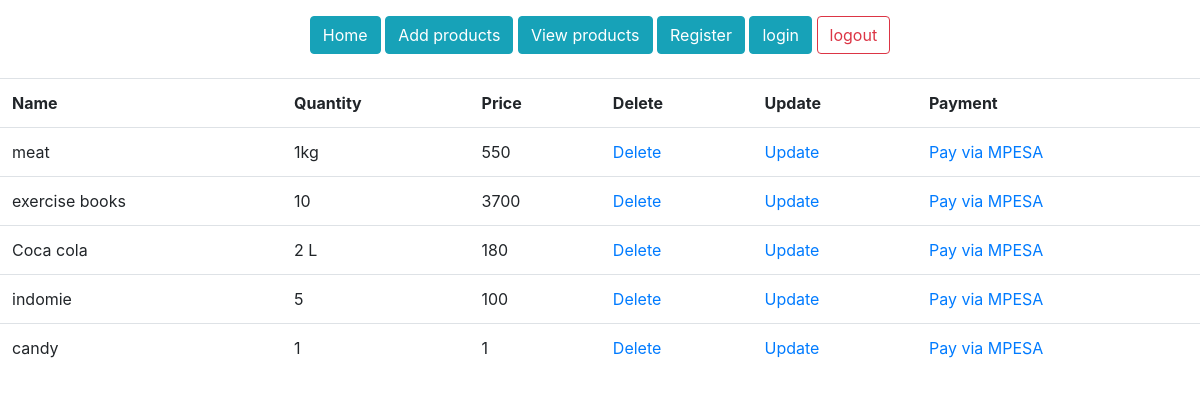
Screenshot of /products/ (signed in) with the database file from the repository.
### djangoRegistrationPage/models.py (models this page shows)
class Products(models.Model):
    prod_name = models.CharField(max_length=30, blank=False, null=False)
    prod_quantity = models.CharField(max_length=30, blank=False, null=False)
    prod_price = models.CharField(max_length=30, blank=False, null=False)

### djangoRegistrationPage/views.py (the view)
# urls.py: path('products/', general_views.view_products, name='products'),
@login_required()
def view_products(request):
    products = Products.objects.all()
    return render(request, 'products.html', {'products': products})

### templates/products.html
{% extends 'base.html'%}
{% load static %}
{% block content %}
    <section class="product-section">
        <div class="product-section-container">
            <table class="table">
                <tr>
                    <th>Name</th>
                    <th>Quantity</th>
                    <th>Price</th>
                    <th>Delete</th>
                    <th>Update</th>
                    <th>Payment</th>
                </tr>
                {% for product in products %}
                    <tr>
                        <td>{{ product.prod_name }}</td>
                        <td>{{ product.prod_quantity }}</td>
                        <td>{{ product.prod_price }}</td>
                        <td><a href="/delete-product/{{ product.id }}">Delete</a></td>
                        <td><a href="/update-product/{{ product.id }}">Update</a></td>
                        <td><a href="/pay/{{ product.id }}">Pay via MPESA</a></td>
                    </tr>
                {% endfor %}
            </table>
        </div>
    </section>
{% endblock %}

### rows the page displays
Products: prod_name "meat", prod_quantity "1kg", prod_price "550"
Products: prod_name "exercise books", prod_quantity "10", prod_price "3700"
Products: prod_name "Coca cola", prod_quantity "2 L", prod_price "180"
Products: prod_name "indomie", prod_quantity "5", prod_price "100"
Products: prod_name "candy", prod_quantity "1", prod_price "1"
